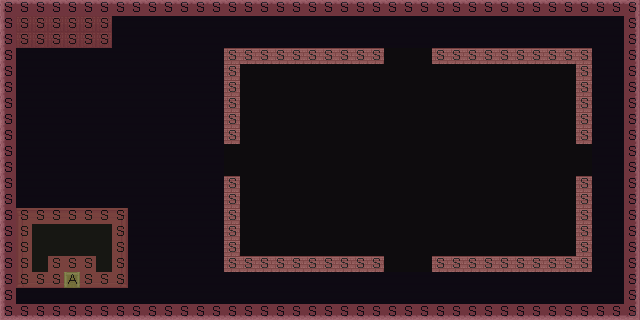

Below is a game level as drawn by its tile map, then a one-line description and the .tmx that defines it (tile-layer data replaced by summaries):
An orthogonal 40x20 tile map with 16x16 px tiles, 4 tile layers (Collision, Action, Terrain, Objects).

<map version="1.0" tiledversion="1.1.5" orientation="orthogonal" renderorder="right-down" width="40" height="20" tilewidth="16" tileheight="16" infinite="0" nextobjectid="1">
 <tileset firstgid="1" source="testtileset.tsx" />
 <layer name="Collision" width="40" height="20">
  <data>[800 cells, 210 non-empty, 1 distinct tile ids]</data>
 </layer>
 <layer name="Action" width="40" height="20">
  <data>[800 cells, 1 non-empty, 1 distinct tile ids]</data>
 </layer>
 <layer name="Terrain" width="40" height="20" opacity="0.29">
  <data>[800 cells, 800 non-empty, 20 distinct tile ids]</data>
 </layer>
 <layer name="Objects" width="40" height="20" opacity="0.1">
  <data>[800 cells, 13 non-empty, 2 distinct tile ids]</data>
 </layer>
</map>